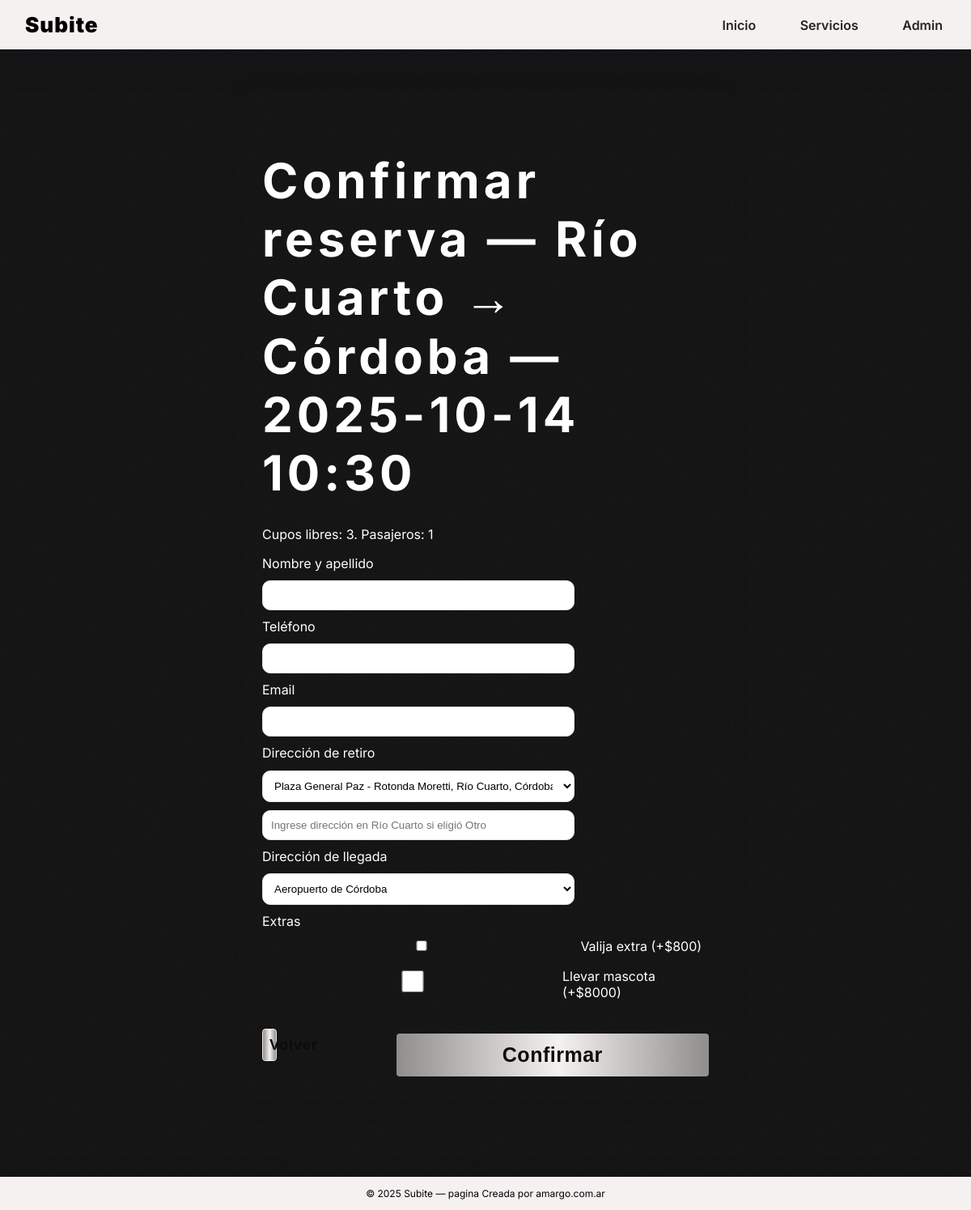
/airport_shared/book/359, run on the app's committed database.
### app.py (models this page shows)
class TripSchedule(db.Model):
    id = db.Column(db.Integer, primary_key=True)
    route = db.Column(db.String(32), nullable=False)  # 'RC-CBA' or 'CBA-RC'
    date = db.Column(db.Date, nullable=False)
    time = db.Column(db.String(5), nullable=False)  # 'HH:MM'
    capacity = db.Column(db.Integer, nullable=False, default=CAPACITY_PER_TRIP)

class PriceConfig(db.Model):
    key = db.Column(db.String(64), primary_key=True)
    value = db.Column(db.Float, nullable=False)

### app.py (the view, shortened to what this page needs)
@app.route('/airport_shared/book/<int:schedule_id>', methods=['GET', 'POST'])
def airport_book(schedule_id):
    sch = TripSchedule.query.get_or_404(schedule_id)
    if sch.date == date.today():
        if sch.time < now_hhmm():
            flash('Ese horario ya pasó y no puede reservarse.', 'error')
            return redirect(url_for('airport_shared'))
    passengers = int(request.args.get('p', 1))
    taken = booked_seats(schedule_id)
    free = sch.capacity - taken
    if passengers > free:
        flash('Ese horario ya no tiene cupo suficiente.', 'error')
        return redirect(url_for('shared'))
    if sch.route == 'RC-CBA':
        llegada_options = DESTINOS_CORDOBA_CAPITAL
        retiro_options = DESTINOS_RIO_CUARTO
        llegada_ciudad = "Córdoba"
    else:
        llegada_options = DESTINOS_RIO_CUARTO
        retiro_options = DESTINOS_CORDOBA_CAPITAL
        llegada_ciudad = "Río Cuarto"
    tomorrow = date.today() + dtime(days=1)
    return render_template('airport_book.html', sch=sch, passengers=passengers, free=free,
                           llegada_options=llegada_options, retiro_options=retiro_options,
                           tomorrow=tomorrow, config_price = price('EXTRA_LUGGAGE'),
                           config_pet = price('PET'))

### app.py (called while the page is built)
def price(key, default=0.0):
    pc = PriceConfig.query.get(key)
    return pc.value if pc else default

def booked_seats(schedule_id):
    total = db.session.query(db.func.sum(SharedBooking.passengers)).filter(SharedBooking.schedule_id == schedule_id).scalar()
    return int(total or 0)

### templates/airport_book.html (shortened to what this page needs)
{% extends "base.html" %}
{% block content %}
<div class="card card-50" >
  <h2>Confirmar reserva — {{ 'Río Cuarto → Córdoba' if sch.route=='RC-CBA' else 'Córdoba → Río Cuarto' }} — {{ sch.date }} {{ sch.time }}</h2>
  <p>Cupos libres: {{ free }}. Pasajeros: {{ passengers }}</p>
  <form method="post">
    <label>Nombre y apellido</label>
    <input name="name" required>
    <label>Teléfono</label>
    <input name="phone" required>
    <label>Email</label>
    <input name="email" type="email">
    <label>Dirección de retiro</label>
    <select id="pickup_select" name="pickup_address" required>
      {% for addr in retiro_options %}
      <option value="{{ addr }}">{{ addr }}</option>
      {% endfor %}
    </select>
    <input id="pickup_custom" name="pickup_address_custom" placeholder="Ingrese dirección en {{ 'Río Cuarto' if sch.route=='RC-CBA' else 'Córdoba' }} si eligió Otro" disabled>
    <label>Dirección de llegada</label>
    <select id="final_select" name="final_address_select" required readonly>
      <option value="Aeropuerto de Córdoba">Aeropuerto de Córdoba</option>
    </select>
    <label>Extras</label>
    <div>
      <label><input type="checkbox" name="extra_luggage"> Valija extra (+${{ '%.0f'|format( (config_price or 0) ) }})</label>
      <label><input type="checkbox" name="pet"> Llevar mascota (+${{ '%.0f'|format( (config_pet or 0) ) }})</label>
    </div>
    <div style="display: flex; justify-content: space-between; margin-top: 1em;">
      <a href="{{ url_for('airport_shared') }}"><button type="button" class="secondary">Volver</button></a>
      <button type="submit">Confirmar</button>
    </div>
  </form>
</div>
{% endblock %}

### static/style.css (style rules this page uses)
:root { --bg:#181818; --fg:#ffffff; --muted:#000000; --brand:#ffffff; --accent:#F5EBDD; --card:#181818; --ok:#16a34a; --warn:#f59e0b; --err:#ef4444; --shadow:0 8px 28px rgba(17,24,39,0.12); --shadow-strong:0 14px 40px rgba(17,24,39,0.18); --border:1px solid rgba(17,24,39,0.08); --nav-bg: #F6F1F1; --nav-border: 1px solid rgba(255,255,255,0.08); --footer-height: 72px; }
* { box-sizing:border-box }
html,body { margin:0;padding:0;background:var(--bg);color:var(--fg);font-family:'Inter';font-weight:400;height:100%; max-width: 100vw; overflow-x: hidden; }
body { display:flex;flex-direction:column;min-height:100vh; }
body.bg-grain { background:var(--bg);position:relative }
body.bg-grain::before { content:"";position:fixed;inset:0;pointer-events:none; opacity:1.045;mix-blend-mode:multiply; }
.card { width:100%;background:transparent; border-radius:20px;padding:28px 24px;box-shadow:var(--shadow);margin:0;transition:opacity .3s ease;position:relative;overflow:hidden;text-align:left; }
.card-50 { width:50vw;margin-inline:auto; }
.card button { margin-top:1em;width: 70%; display: block; font-size:25px;font-weight:600;letter-spacing:.5px;padding:12px 18px;border-radius:4px;border:none;background:linear-gradient(to right, #908D8D 0%, #F6F1F1 52%, #908D8D 100%);color:#0C0C0C;transition:opacity .3s ease; text-decoration: none; }
.card button.secondary { width: 20%; background:linear-gradient(to right, #908D8D 0%, #F6F1F1 52%, #908D8D 100%);color:#0C0C0C;border:1px solid rgba(17,24,39,0.12);box-shadow:0 2px 10px rgba(17,24,39,0.08);text-decoration:none }
a { text-decoration: none; color: inherit; }
button { padding:10px 14px;border-radius:12px;border:1px solid var(--accent);background:linear-gradient(to right, #908D8D 0%, #F6F1F1 52%, #908D8D 100%);color:#0C0C0C;cursor:pointer;transition:opacity .3s ease;text-decoration:none }
.card button.secondary { background:linear-gradient(to right, #908D8D 0%, #F6F1F1 52%, #908D8D 100%);color:#0C0C0C;border:1px solid var(--accent);text-decoration:none; padding: 8px 8px; font-size: 19px; }
label { display:flex; font-family: 'Inter'; margin-bottom: 0.7em;font-size: 1em; }
input,select,textarea { width:70%;padding:10px;border-radius:10px;border:1.5px solid #e5e7eb;background:white;margin-bottom:10px }
h2 { font-family: 'Inter';font-weight: 700; font-size: 60px; margin-bottom: .5em; letter-spacing: 5px; }

### data on the page
TripSchedule: route "Río Cuarto → Córdoba", date "2025-10-14", time "10:30", pickup_address_custom "Ingrese dirección en Río Cuarto si eligió Otro"
PriceConfig: value "800"
PriceConfig: value "8000"

### other printed values
{{ free }} "3"
{{ passengers }} "1"
{{ 2025 }} "2025"
form field pickup_address "Plaza General Paz - Rotonda Moretti, Río Cuarto, Córdoba, Argentina"
